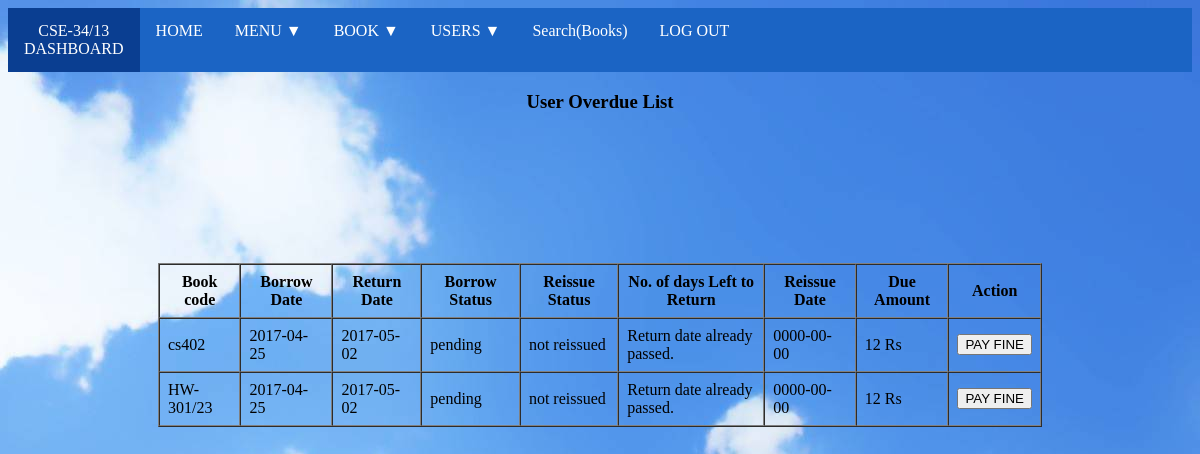
The app's page /user/userBorrowOverdue.php (signed in) with its own data.
### tables this page shows
CREATE TABLE IF NOT EXISTS `reissue_finelist` (
  `uid` varchar(200) NOT NULL,
  `bcode` varchar(200) NOT NULL,
  `borrowdate` date NOT NULL,
  `returndate` date NOT NULL,
  `borrowstatus` text NOT NULL,
  `reissueStatus` text NOT NULL,
  `reissuedate` date NOT NULL,
  `fine` int(200) NOT NULL
);

### user/userBorrowOverdue.php (the view, shortened to what this page needs)
<?php
if(!isset($_SESSION['uid']))
{
  header("Signin-user.php");
}
else
{
  include_once('../dbconnect.php');
 ?>
<!DOCTYPE html>
<html>
  <head>
    <link rel="stylesheet" href="../assets/style.css"/>
  </head>
  <body background = "../assets/bluebackground.jpg">
    <ul>
      <li><a href="#" style="hover:not ;background-color: #0a3e91;">
        <?php echo $_SESSION['uid']; ?><br>
        DASHBOARD</a></li>
      <li><a href="../user/userDashboard.php">HOME</a></li>
      <li class="dropdown">
        <a href="javascript:void(0)" class="menubar-dropdown">MENU ▼</a>
      </li>
      <li class="dropdown">
        <a href="javascript:void(0)" class="bookbar-dropdown">BOOK ▼</a>
      </li>
      <li class="dropdown">
        <a href="javascript:void(0)" class="users-dropdown">USERS ▼</a>
      </li>
      <li><a href="userSearchbook.php">Search(Books)</a></li>
      <li><a href="userLogout.php">LOG OUT</a></li>
    </ul>
    <center>
      <p><h3>User Overdue List</h3></p>
    <table cellpadding="8" cellspacing="0" border="1" style="margin: 150px;">
      <tr>
        <th>Book code</th>
        <th>Borrow Date</th>
        <th>Return Date</th>
        <th>Borrow Status</th>
        <th>Reissue Status</th>
        <th>No. of days Left to Return</th>
        <th>Reissue Date</th>
        <th>Due Amount</th>
        <th>Action</th>
      </tr>
      <?php
        $sql = "SELECT * FROM reissue_finelist WHERE fine = 0 AND uid ='".$_SESSION['uid']."'";
        $query = mysqli_query($conn,$sql);
        if(mysqli_num_rows($query)>0)
        {
          while ($row = mysqli_fetch_object($query))
          {
            $returndate = $row->returndate;
            $datetoday = date("Y-m-d");
            $diff = abs(strtotime($returndate) - strtotime($datetoday));
            $years = floor($diff / (365*60*60*24));
            $months = floor(($diff - $years * 365*60*60*24) / (30*60*60*24));
            $totdays = floor(($diff - $years * 365*60*60*24 - $months*30*60*60*24)/ (60*60*24));
            $returndaysleftchange = floor(($diff - $years * 365*60*60*24 - $months*30*60*60*24)/ (60*60*24));
            $fine = $totdays * 0.50;
            $reissuedate = $row->reissuedate;
            $reissuedateEnd = date('Y-m-d', strtotime($reissuedate. '+ 7 days'));
       ?>
          <tr>
            <td><?php echo $row->bcode; ?></td>
            <td><?php echo $row->borrowdate; ?></td>
            <td><?php echo $row->returndate; ?></td>
            <td><?php echo $row->borrowstatus; ?></td>
            <td><?php echo $row->reissueStatus; ?></td>
            <td><?php if($returndate < $datetoday)
            {
              echo "Return date already passed.";
            }
            else
            {
              echo $returndaysleftchange." days left to return";
            }
               ?></td>
            <td><?php echo $row->reissuedate; ?></td>
            <td><?php
            if($returndate < $datetoday)
            {
              echo $fine." Rs";
            }
            elseif ($reissuedateEnd < $datetoday && $reissuedate != "0000-00-00")
            {
              echo $fine." Rs";
            }
            else
            {
                echo "No Due yet.";
            }
             ?></td>
            <td>
              <a href="userBorrowOverdue.php?chargefine=1&bcode=<?php echo $row->bcode; ?>&uid=<?php echo $row->uid; ?>"><input type="Submit" name="chargefine" value="PAY FINE"></a>
            </td>
          </tr>
      <?php
          }
        }
       ?>
    </table>
  </center>
  </body>
</html>
<?php } ?>

### assets/style.css (style rules this page uses)
body { background = "../assets/bluebackground.jpg"; background-color: #cccccc; background-repeat: no-repeat; }
ul { list-style-type: none; margin: 0px; padding: 0px; overflow: hidden; background-color: #1b64c4; }
li { float: left; }
li a, .bookbar-dropdown { display: inline-block; color: white; text-align: center; padding: 14px 16px; text-decoration: none; }
li a, .users-dropdown { display: inline-block; color: white; text-align: center; padding: 14px 16px; text-decoration: none; }
li.dropdown { display: inline-block; }
li a, .menubar-dropdown { display: inline-block; color: white; text-align: center; padding: 14px 16px; text-decoration: none; }

### records on screen
reissue_finelist: bcode "cs402", borrowdate "2017-04-25", returndate "2017-05-02", borrowstatus "pending", reissueStatus "not reissued", shows "Return date already passed.", reissuedate "0000-00-00", returndate "12"
reissue_finelist: bcode "HW-301/23", borrowdate "2017-04-25", returndate "2017-05-02", borrowstatus "pending", reissueStatus "not reissued", shows "Return date already passed.", reissuedate "0000-00-00", returndate "12"

### other values on screen
$_SESSION['uid'] "CSE-34/13"
